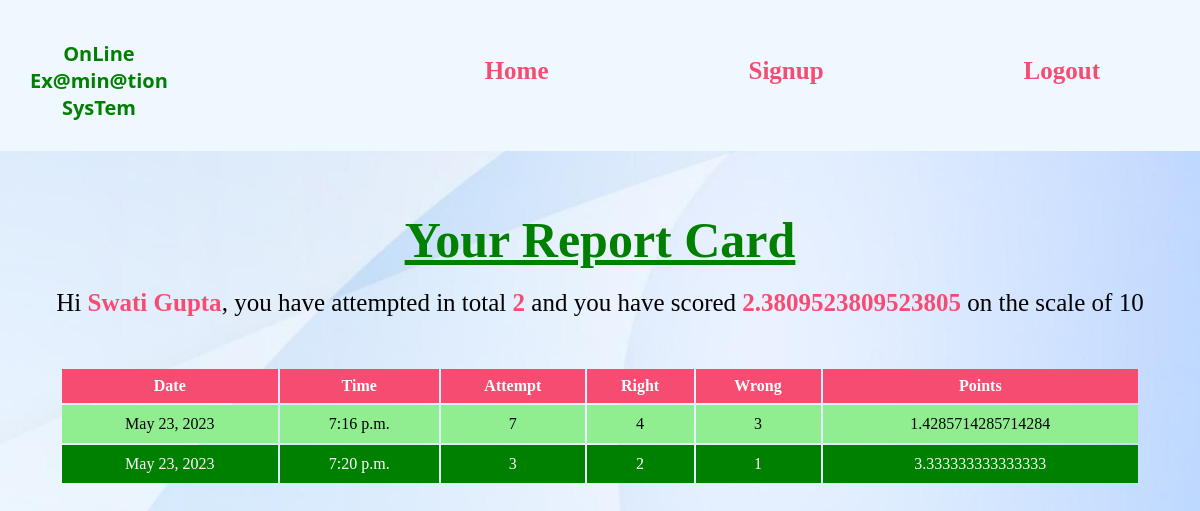
Screenshot of /ots/test-history (signed in) with the database file from the repository.
### ots/models.py (models this page shows)
class Candidate(models.Model):
    username=models.CharField(primary_key=True,max_length=30)
    password=models.CharField(null=False,max_length=20)
    name=models.CharField(null=False,max_length=30)
    test_attempted=models.IntegerField(default=0)
    points=models.FloatField(default=0.0)

class Result(models.Model):
    resultid=models.BigAutoField(primary_key=True,auto_created=True)
    username=models.ForeignKey(Candidate,on_delete=models.CASCADE)
    date=models.DateField(auto_now=True)
    time=models.TimeField(auto_now=True)
    attempt=models.IntegerField()
    right=models.IntegerField()
    wrong=models.IntegerField()
    points=models.FloatField()

### ots/views.py (the view)
# urls.py: path('test-history',testResultHistory,name="testHistory"),
def  testResultHistory(request):
    if 'name' not in request.session.keys():
        res= HttpResponseRedirect("login")
    candidate=Candidate.objects.filter(username=request.session['username'])
    results=Result.objects.filter(username_id=candidate[0].username)
    context={
        'candidate':candidate[0],'results':results
    }
    res=render(request,'candidate_history.html',context)
    return res

### ots/templates/candidate_history.html (shortened to what this page needs)
{% load static %}
<!DOCTYPE html>
<html lang="en">
<head>
</head>
<body>
    <section id="header">
        <p class="logo">OnLine <br>Ex@min@tion<br> SysTem</p>
        <ul id="navbar">
            <li><a href="{%url 'ots:welcome' %}">Home</a>
            <li><a href="{%url 'ots:registrationForm' %}">Signup</a>
            <li><a href="{%url 'ots:logout' %}">Logout</a>
            </ul>
        </section>
<h1>Your Report Card</h1>
<p>Hi <span>{{candidate.name}}</span>, you have attempted in total <span>{{candidate.test_attempted}} </span>and you have scored <span>{{candidate.points}}</span> on the scale of 10
</p>
<table>
    <tr>
        <th>Date</th>
        <th>Time</th>
        <th>Attempt</th>
        <th>Right</th>
        <th>Wrong</th>
        <th>Points</th>
    </tr>
    {%for r in results%}
            <tr>
                <td>{{r.date}}</td>
                <td>{{r.time}}</td>
                <td>{{r.attempt}}</td>
                <td>{{r.right}}</td>
                <td>{{r.wrong}}</td>
                <td>{{r.points}}</td>
            </tr>
            {%endfor%}
</table>

### ots/templates/candidate_history.html (style rules this page uses)
* { margin: 0; box-sizing: border-box; }
#header { display: flex; align-items: center; justify-content: space-between; padding-left: 0px ; padding-top: 20px; padding-bottom: 30px; background-color: aliceblue; box-shadow: 0 5px 15 px regba(0,0,0,0.6); z-index: 999; position: sticky; top:0; left:0; }
#navbar { display: flex; align-items: center; justify-content: center; }
#navbar li { text-decoration: none; list-style: none; padding: 0 100px; }
#navbar li a { display: flex; text-decoration: none; font-size: 18px; font-weight: 600; font-size: 25PX; color: #f64C72; transition: 0.3s ease; }
.logo { font-family: 'Segoe UI', Tahoma, Geneva, Verdana, sans-serif; font-weight: bold; font-size: 20px; margin-left: 30px; color: green }
body { background-image: url("/static/bg3.jpg"); min-height: 100vh; background-position: center; background-repeat: no-repeat; background-size: cover; }
table { width: 90%; margin: 0 auto; margin-top: 50px; margin-bottom: 50px; }
table tr:nth-child(odd) { background-color: green; color: white; height: 30px; }
table tr:nth-child(even) { background-color: lightgreen; height: 30px; }
table tr:first-child { background-color: #f64C72; }
table td { text-align: center; padding: 10px; }
table th { padding:8px ; }
span { color: #f64C72; font-weight: bold ; }
h1 { text-align: center; color: green; font-size: 50px; margin-top: 60px; text-decoration: underline; }
p { text-align: center; font-size: 25px; margin-top: 20px; }

### rows the page displays
Candidate: name "Swati Gupta", test_attempted "2", points "2.3809523809523805"
Result: date "May 23, 2023", time "7:16 p.m.", attempt "7", right "4", wrong "3", points "1.4285714285714284"
Result: date "May 23, 2023", time "7:20 p.m.", attempt "3", right "2", wrong "1", points "3.333333333333333"
